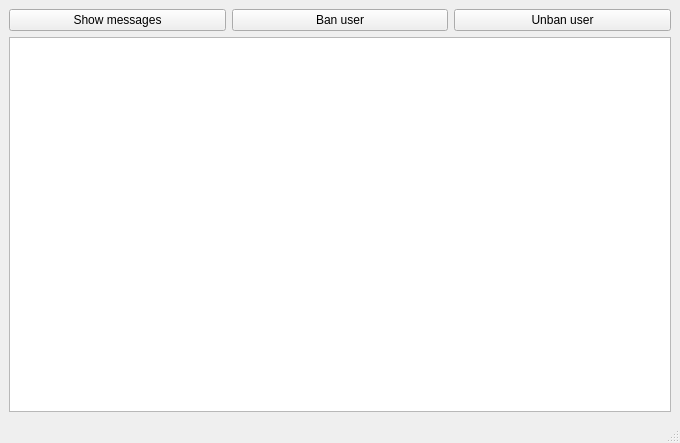
<?xml version="1.0" encoding="UTF-8"?>
<ui version="4.0">
 <class>MainWindow</class>
 <widget class="QMainWindow" name="MainWindow">
  <property name="geometry">
   <rect>
    <x>0</x>
    <y>0</y>
    <width>680</width>
    <height>443</height>
   </rect>
  </property>
  <property name="windowTitle">
   <string>MainWindow</string>
  </property>
  <widget class="QWidget" name="centralwidget">
   <layout class="QVBoxLayout" name="verticalLayout">
    <item>
     <layout class="QHBoxLayout" name="horizontalLayout">
      <item>
       <widget class="QPushButton" name="ShowMsg">
        <property name="text">
         <string>Show messages</string>
        </property>
       </widget>
      </item>
      <item>
       <widget class="QPushButton" name="BanUser">
        <property name="text">
         <string>Ban user</string>
        </property>
       </widget>
      </item>
      <item>
       <widget class="QPushButton" name="UnbanUser">
        <property name="text">
         <string>Unban user</string>
        </property>
       </widget>
      </item>
     </layout>
    </item>
    <item>
     <widget class="QTextBrowser" name="MsgBrowser"/>
    </item>
   </layout>
  </widget>
  <widget class="QStatusBar" name="statusbar"/>
 </widget>
 <resources/>
 <connections/>
</ui>
